Frame 1 (no input): blank canvas, image omitted
Frame 60 (no input): blank canvas, image omitted
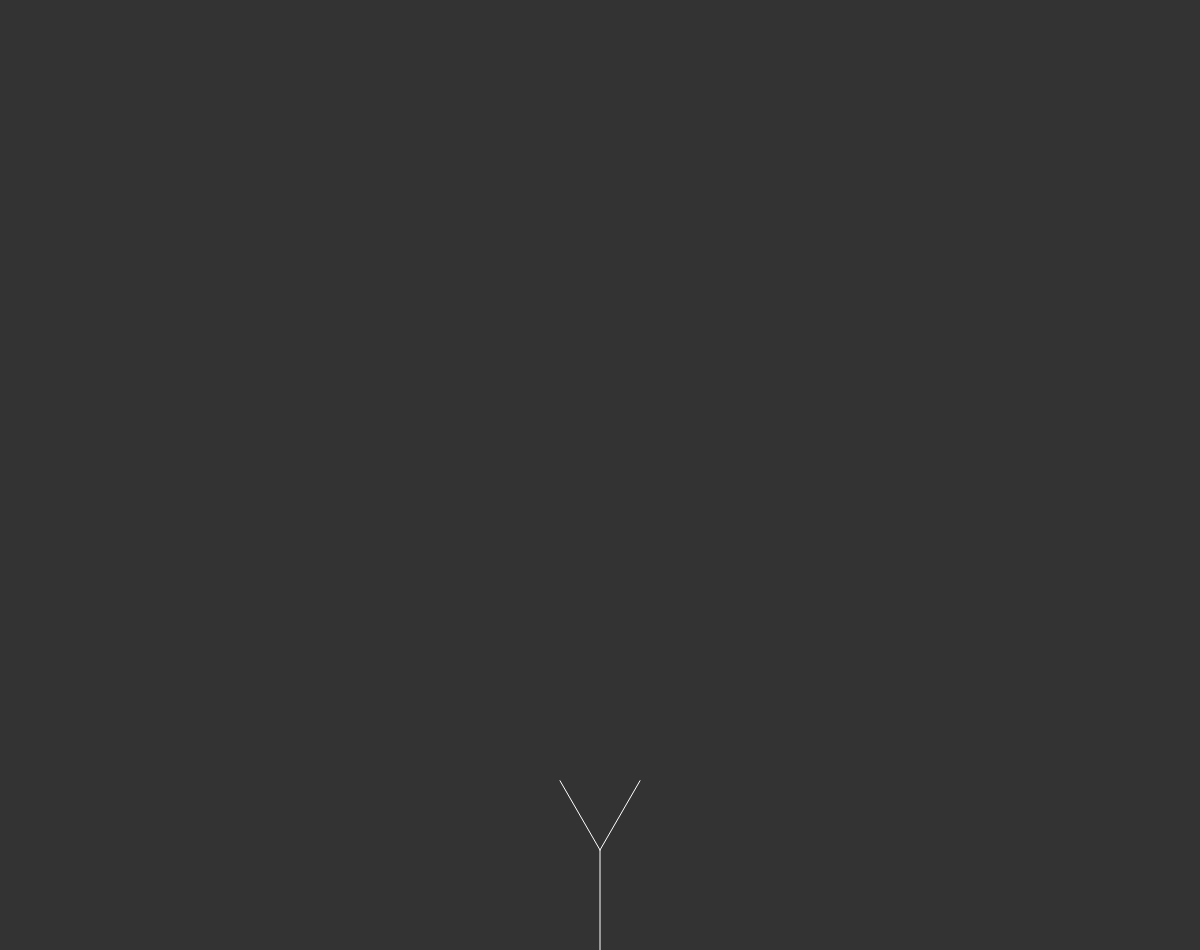
Frame 120 (the mouse pressed at the canvas centre since frame 60)

The p5.js sketch whose frames 1 and 60 were blank and that drew this single picture after the mouse press (run headless with seeded random() and noise() and a simulated clock; from frame 60 on, the mouse is pressed at the canvas centre):

// p5.js sketch
// ── sketch.js
let angle = 0;
let tree = [];
let leaves = [];
let count = 0;

//
function setup() {
  createCanvas(innerWidth, innerHeight - 50);
  let a = createVector(width/2, height);
  let b = createVector(width/2, height - 100);
  let root = new Branch(a, b);
  tree[0] = root;
  
}

function mousePressed() {

  for(let i = tree.length -1; i >= 0; i--) {
    
    if(!tree[i].finished){
      tree.push(tree[i].branchA());
      tree.push(tree[i].branchB());
    } 
    tree[i].finished = true;
  }
  count++;

    if(count === 7 || count === 9 || count === 11) {
      for(let i = 0; i < tree.length; i++) {
        if(!tree[i].finished) {
          let leaf = tree[i].end.copy();
          leaves.push(leaf);
        }
      }
    }

}

//go through tree array, draw each item
function draw() {
  background(51);
  for (let i = 0; i < tree.length; i++) {
    tree[i].show();
  }

  for (let i = 0; i < leaves.length; i++) {
    
    let randoGreen = Math.ceil(Math.random() * 255);

    fill(0, randoGreen, 0, 100);
    noStroke();
    ellipse(leaves[i].x, leaves[i].y, 8, 8);
    leaves[i].y += random(0,20);
    leaves[i].x += random(0,2);
  }

}
// ── branch.js
function Branch(begin, end, show) {
    this.begin = begin;
    this.end = end;
    this.finished = false;

    this.show = function() {
        stroke(255);
        line(this.begin.x, this.begin.y, this.end.x, this.end.y)
    }

    this.branchA = function() {
        let dir = p5.Vector.sub(this.end, this.begin);
        dir.rotate(0.523599);
        dir.mult(0.8);
        let newEnd = p5.Vector.add(this.end, dir);
        let b = new Branch(this.end, newEnd);
        return b;
    }

    this.branchB = function() {
        let dir = p5.Vector.sub(this.end, this.begin);
        dir.rotate(-0.523599);
        dir.mult(0.8);
        let newEnd = p5.Vector.add(this.end, dir);
        let b = new Branch(this.end, newEnd);
        return b;
    }
}
